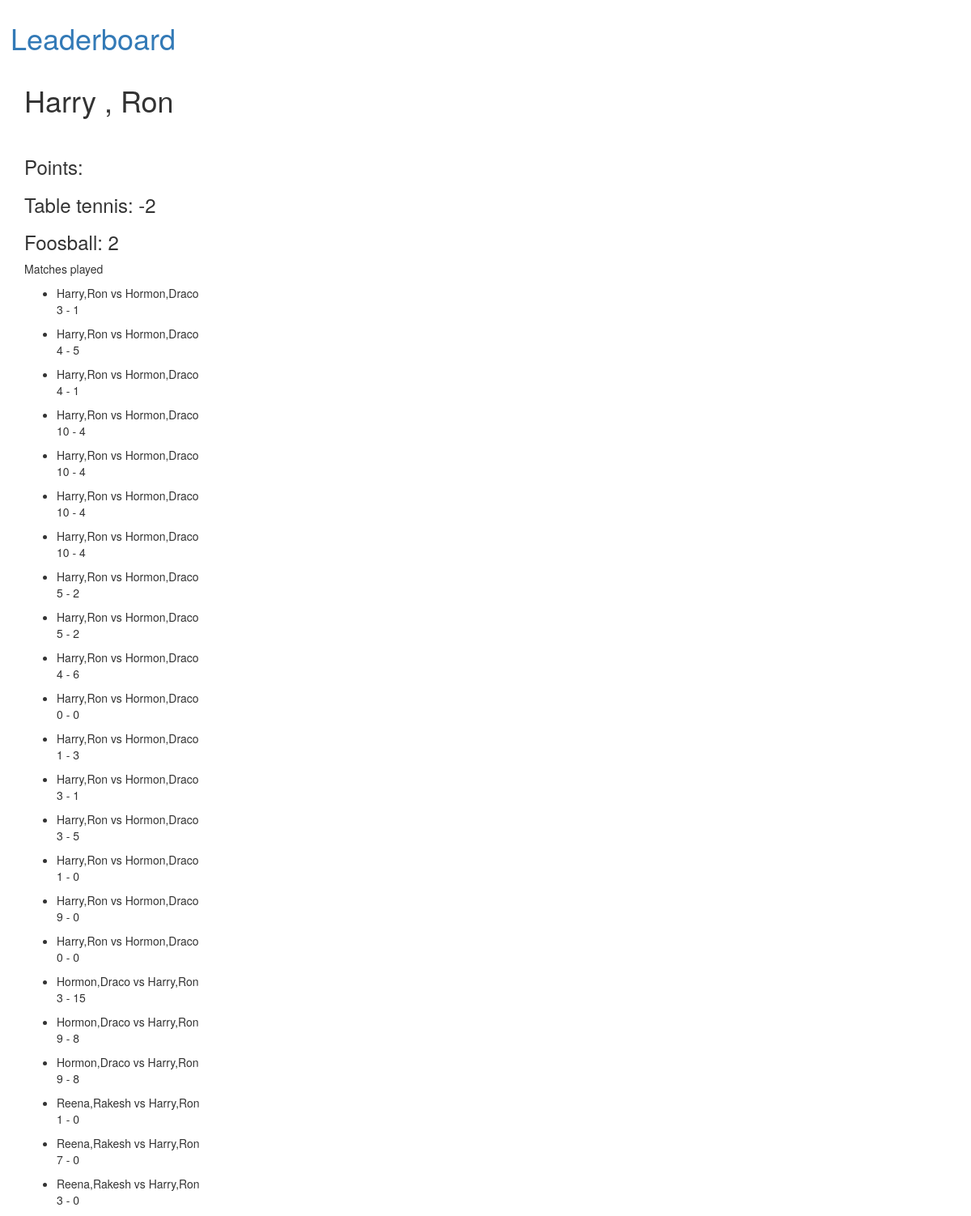
/team/1, run on the app's committed database.
### competition/models.py (models this page shows, shortened)
class Team(models.Model):
	player1 = models.ForeignKey(Player,on_delete=models.CASCADE, related_name="first")
	player2 = models.ForeignKey(Player,on_delete=models.CASCADE, related_name="second")
	tt_points = models.IntegerField(default=0,blank=True,null=True)
	foosball_points = models.IntegerField(default=0,blank=True,null=True)
	class Meta:
		unique_together = ['player1','player2']
	def __str__(self):
		return self.player1.__str__() + ',' + self.player2.__str__()

class Player(models.Model):
	name = models.CharField(max_length=50)
	def __str__(self):
		return self.name

class Match(models.Model):
	team1 = models.ForeignKey(Team,on_delete=models.CASCADE, related_name="team1")
	team2 = models.ForeignKey(Team,on_delete=models.CASCADE, related_name="team2")
	team1_score = models.IntegerField(default=0)
	team2_score = models.IntegerField(default=0)
	game = models.CharField(max_length=10,choices=GAME_TYPES)
	comptn = models.ForeignKey(Competition,on_delete=models.CASCADE,blank=True,null=True,default=None)

### competition/views.py (the view)
# urls.py: re_path('team/(?P<pk>\d+)',teamDetail,name='team-detail'),
def teamDetail(request,pk):
	team = Team.objects.get(pk=pk)
	matches = Match.objects.filter( Q(team1=team) | Q(team2=team))
	content = {
		'team' : team,
		'matches' : matches
	}
	return render(request,'team/detail.html',{'content': content})

### competition/templates/team/detail.html
{% extends "base.html" %}
{% load static %}
{% block content %}
<h1>{{ content.team.player1 }} , {{ content.team.player2 }} </h1>
<br>
<h3> Points:</h3>
<h3>Table tennis: {{ content.team.tt_points }}</h3>
<h3>Foosball: {{ content.team.foosball_points }}</h3>
<p>Matches played
	<ul>
		{% for match in content.matches %}
		<li>{{ match.team1 }} vs {{ match.team2 }}</li>
		<p>{{ match.team1_score }} - {{ match.team2_score }}</p>
		{% endfor %}
	</ul>
</p>
{% endblock %}

### competition/templates/base.html (shortened to what this page needs)
<html>
<head>
	<link rel="stylesheet" href="//maxcdn.bootstrapcdn.com/bootstrap/3.2.0/css/bootstrap.min.css">
	<link rel="stylesheet" href="//maxcdn.bootstrapcdn.com/bootstrap/3.2.0/css/bootstrap-theme.min.css">
</head>
<body>
<a href="{% url 'home' %}" class="btn" >
<h1><center>Leaderboard</center></h1>
</a>
    <div class="container main-block" >
        {% block content %}
        {% endblock content %}
    </div>
</body>
</html>

### data on the page
Team: team.player1 "Harry", team.player2 "Ron", team.tt_points "-2", team.foosball_points "2"
Match: team1 "Harry,Ron", team2 "Hormon,Draco", team1_score "3", team2_score "1"
Match: team1 "Harry,Ron", team2 "Hormon,Draco", team1_score "4", team2_score "5"
Match: team1 "Harry,Ron", team2 "Hormon,Draco", team1_score "4", team2_score "1"
Match: team1 "Harry,Ron", team2 "Hormon,Draco", team1_score "10", team2_score "4"
Match: team1 "Harry,Ron", team2 "Hormon,Draco", team1_score "10", team2_score "4"
Match: team1 "Harry,Ron", team2 "Hormon,Draco", team1_score "10", team2_score "4"
Match: team1 "Harry,Ron", team2 "Hormon,Draco", team1_score "10", team2_score "4"
Match: team1 "Harry,Ron", team2 "Hormon,Draco", team1_score "5", team2_score "2"
Match: team1 "Harry,Ron", team2 "Hormon,Draco", team1_score "5", team2_score "2"
Match: team1 "Harry,Ron", team2 "Hormon,Draco", team1_score "4", team2_score "6"
Match: team1 "Harry,Ron", team2 "Hormon,Draco", team1_score "0", team2_score "0"
Match: team1 "Harry,Ron", team2 "Hormon,Draco", team1_score "1", team2_score "3"
Match: team1 "Harry,Ron", team2 "Hormon,Draco", team1_score "3", team2_score "1"
Match: team1 "Harry,Ron", team2 "Hormon,Draco", team1_score "3", team2_score "5"
Match: team1 "Harry,Ron", team2 "Hormon,Draco", team1_score "1", team2_score "0"
Match: team1 "Harry,Ron", team2 "Hormon,Draco", team1_score "9", team2_score "0"
Match: team1 "Harry,Ron", team2 "Hormon,Draco", team1_score "0", team2_score "0"
Match: team1 "Hormon,Draco", team2 "Harry,Ron", team1_score "3", team2_score "15"
Match: team1 "Hormon,Draco", team2 "Harry,Ron", team1_score "9", team2_score "8"
Match: team1 "Hormon,Draco", team2 "Harry,Ron", team1_score "9", team2_score "8"
Match: team1 "Reena,Rakesh", team2 "Harry,Ron", team1_score "1", team2_score "0"
Match: team1 "Reena,Rakesh", team2 "Harry,Ron", team1_score "7", team2_score "0"
Match: team1 "Reena,Rakesh", team2 "Harry,Ron", team1_score "3", team2_score "0"
